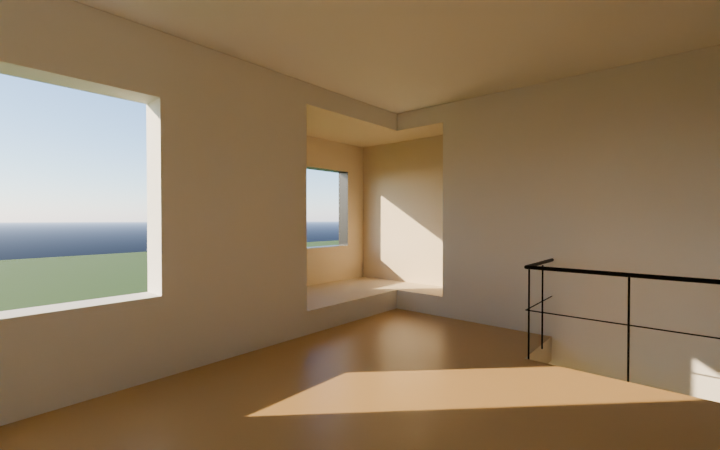
#> input picture clients/ecodomcek/cycles/_test/geometry_alcove.png, 720 x 450 px
$ python _stats.py _test/geometry_alcove.png
#> lines starting #> are read from the running program, lines starting #| are printed output that depends on the picture
"""Quick exposure read-out of a render: python3 _stats.py <png> [<png> …]."""
import sys
import numpy as np
from PIL import Image

for path in sys.argv[1:]:
    im = np.asarray(Image.open(path).convert("RGB")).astype(float) / 255
    h, w, _ = im.shape
#> h = 450; w = 720
    lum = im @ [0.2126, 0.7152, 0.0722]
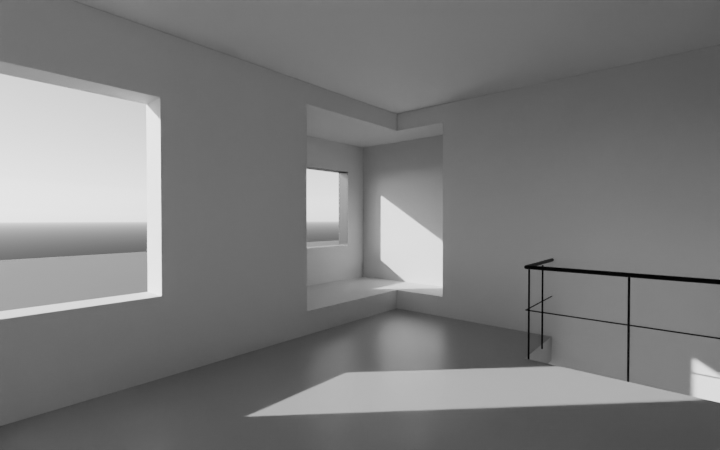
#> lum: shape (450, 720) float64; min 0.00447, max 0.918, mean 0.477
    q = {p: float(np.percentile(lum, p)) for p in (1, 5, 50, 95, 99)}
#> q = {1: 0.274, 5: 0.314, 50: 0.431, 95: 0.859, 99: 0.89}
    print(f"{path}  {w}×{h}")
#| _test/geometry_alcove.png  720×450
    print("  luma p1 %.3f  p5 %.3f  p50 %.3f  p95 %.3f  p99 %.3f" % (q[1], q[5], q[50], q[95], q[99]))
#|   luma p1 0.274  p5 0.314  p50 0.431  p95 0.859  p99 0.890
    print("  sky %.3f  lower-left %.3f  centre %.3f  saturation %.3f" % (
        lum[: int(h * 0.10)].mean(),
        lum[int(h * 0.72) :, : int(w * 0.35)].mean(),
        lum[int(h * 0.35) : int(h * 0.65), int(w * 0.35) : int(w * 0.65)].mean(),
        float((im.max(axis=2) - im.min(axis=2)).mean()),
    ))
#|   sky 0.432  lower-left 0.357  centre 0.557  saturation 0.204

$ run again, on clients/ecodomcek/cycles/_test/geometry_interior.png
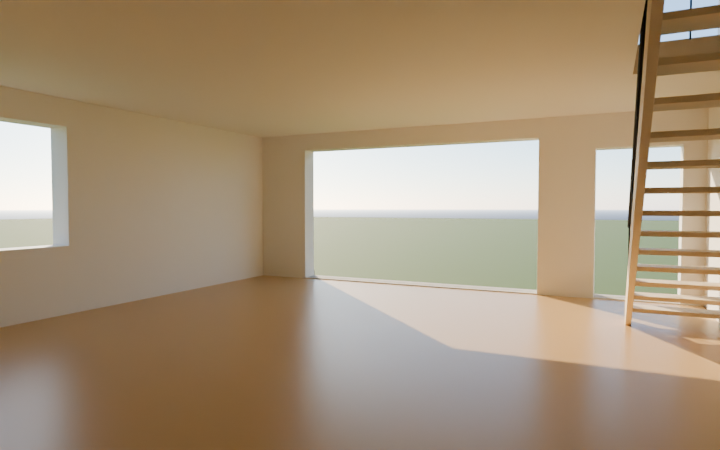
#> input picture clients/ecodomcek/cycles/_test/geometry_interior.png, 720 x 450 px
#> `lum = im @ [0.2126, 0.7152, 0.0722]`:
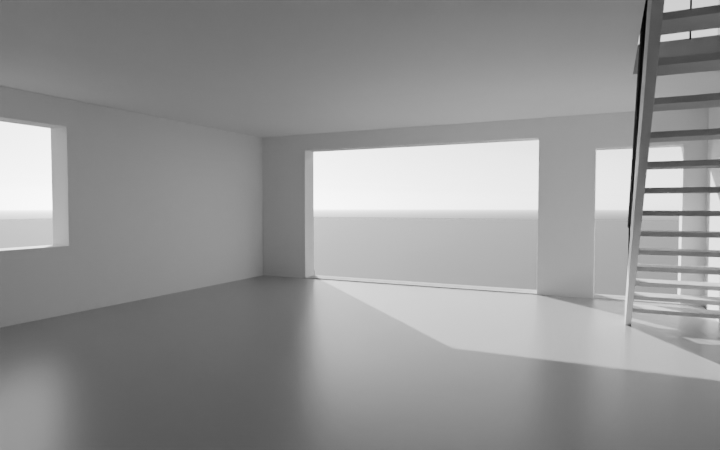
#> lum: shape (450, 720) float64; min 0, max 0.974, mean 0.576
#> q = {1: 0.332, 5: 0.375, 50: 0.541, 95: 0.911, 99: 0.952}
#| _test/geometry_interior.png  720×450
#|   luma p1 0.332  p5 0.375  p50 0.541  p95 0.911  p99 0.952
#|   sky 0.472  lower-left 0.422  centre 0.728  saturation 0.174
